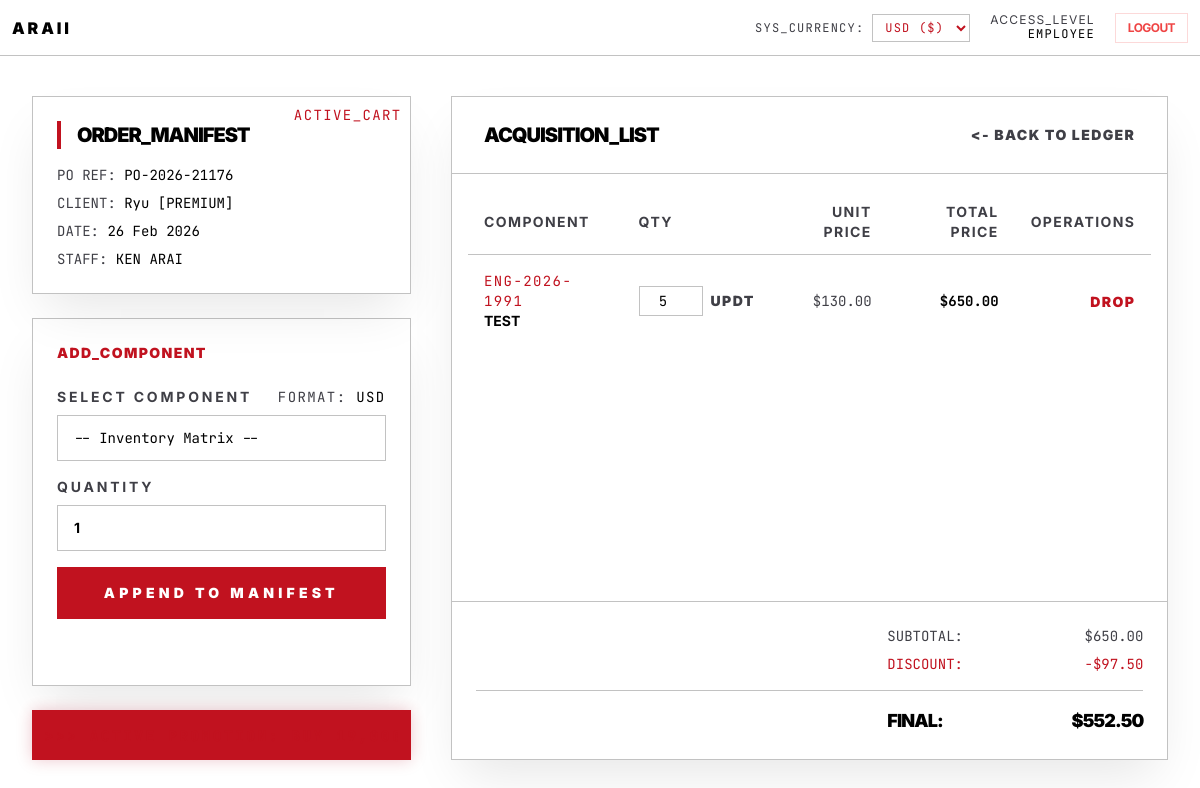
The page /order_terminal.php?id=11 (signed in) on the database as committed earlier.
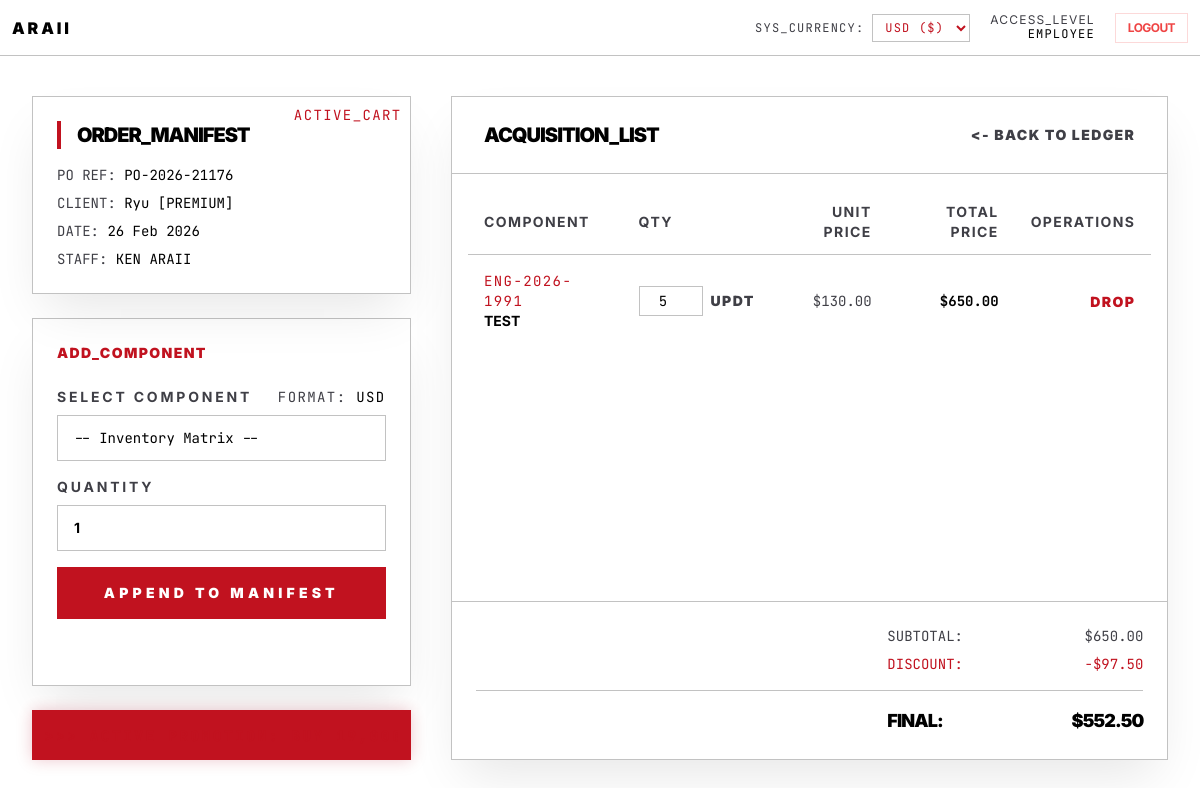
The same page on the database as committed later.
### tables this page shows
CREATE TABLE `sale_orders` (
  `order_id` int(11) NOT NULL,
  `reference_id` varchar(30) NOT NULL,
  `po_reference` varchar(50) DEFAULT NULL,
  `customer_id` int(11) NOT NULL,
  `employee_id` int(11) NOT NULL,
  `subtotal` decimal(12,2) DEFAULT 0.00,
  `membership_discount` decimal(12,2) DEFAULT 0.00,
  `special_discount` decimal(12,2) DEFAULT 0.00,
  `total_amount` decimal(12,2) DEFAULT 0.00,
  `order_date` timestamp NULL DEFAULT current_timestamp()
);

CREATE TABLE `employees` (
  `employee_id` int(11) NOT NULL,
  `user_id` int(11) DEFAULT NULL,
  `employee_code` varchar(20) NOT NULL,
  `name` varchar(100) NOT NULL,
  `position` varchar(100) NOT NULL,
  `is_active` tinyint(1) DEFAULT 1,
  `created_at` timestamp NULL DEFAULT current_timestamp()
);

CREATE TABLE `customers` (
  `customer_id` int(11) NOT NULL,
  `user_id` int(11) DEFAULT NULL,
  `customer_code` varchar(20) NOT NULL,
  `contact_name` varchar(150) NOT NULL,
  `address` text NOT NULL,
  `membership_level` enum('STANDARD','PREMIUM','ELITE') DEFAULT 'STANDARD',
  `created_at` timestamp NULL DEFAULT current_timestamp()
);

### config/currency.php (called while the page is built, shortened)
<?php
function formatCurrency($usd_amount) {
    $target_currency = $_SESSION['currency'];
    $rates = [
        'USD' => 1.00,
        'THB' => 34.50,
        'JPY' => 150.20
    ];
    $symbols = [
        'USD' => '$',
        'THB' => '฿',
        'JPY' => '¥'
    ];
    $rate = $rates[$target_currency];
    $symbol = $symbols[$target_currency];
    $converted_amount = $usd_amount * $rate;
    if ($target_currency === 'JPY') {
        return $symbol . number_format($converted_amount, 0);
    } else {
        return $symbol . number_format($converted_amount, 2);
    }
}
?>

### order_terminal.php (the view, shortened to what the changed rows need)
<?php
require_once "config/currency.php";
require_once "config/database.php";
$order_id = intval($_GET['id']);
$orderQuery = "
    SELECT o.*, c.contact_name, c.customer_code, c.membership_level, e.name AS employee_name
    FROM sale_orders o
    JOIN customers c ON o.customer_id = c.customer_id
    LEFT JOIN employees e ON o.employee_id = e.employee_id
    WHERE o.order_id = ?";
$stmt = $mysqli->prepare($orderQuery);
$stmt->bind_param("i", $order_id);
$stmt->execute();
$order = $stmt->get_result()->fetch_assoc();
?>
<!DOCTYPE html>
<html lang="en">
<?php
include 'partials/head.php';
?>
<body class="page-bg-cinematic bg-white text-black font-sans min-h-screen flex flex-col selection:bg-premium selection:text-white">
    <main class="flex-grow max-w-[1400px] mx-auto w-full py-10 px-8 flex flex-col lg:flex-row gap-10">
        <div class="lg:w-1/3 flex flex-col gap-6 anim-load" style="animation-delay: 0.1s;">
            <div class="bg-white border border-obsidian-edge p-6 relative shadow-2xl shadow-black/10">
                <h2 class="text-xl font-black uppercase tracking-tighter mb-4 border-l-4 border-premium pl-4">Order_Manifest</h2>
                <div class="font-mono text-sm space-y-2 text-obsidian-muted">
                    <p>PO REF: <span class="text-black"><?= htmlspecialchars($order['po_reference']) ?></span></p>
                    <p>CLIENT: <span class="text-black"><?= htmlspecialchars($order['contact_name']) ?> [<?= htmlspecialchars($order['membership_level']) ?>]</span></p>
                    <p>DATE: <span class="text-black"><?= date('d M Y', strtotime($order['order_date'])) ?></span></p>
                    <p>STAFF: <span class="text-black"><?= htmlspecialchars($order['employee_name'] ?? 'UNIDENTIFIED') ?></span></p>
                </div>
            </div>
        </div>
        <div class="lg:w-2/3 flex flex-col anim-load" style="animation-delay: 0.2s;">
            <div class="bg-white border border-obsidian-edge flex-grow flex flex-col shadow-2xl shadow-black/10">
                <div class="px-8 py-6 border-b border-obsidian-edge bg-white/[0.02] flex justify-between items-center">
                    <h2 class="text-xl font-black uppercase tracking-tighter">Acquisition_List</h2>
                </div>
                <div class="overflow-x-auto flex-grow p-4">
                    <table class="w-full text-left border-collapse">
                        <thead>
                            <tr class="text-sm uppercase tracking-widest text-obsidian-muted border-b border-obsidian-edge">
                                <th class="px-4 py-3">Component</th>
                                <th class="px-4 py-3">Qty</th>
                                <th class="px-4 py-3 text-right">Unit Price</th>
                                <th class="px-4 py-3 text-right">Total Price</th>
                                <th class="px-4 py-3 text-right">Operations</th>
                            </tr>
                        </thead>
                    </table>
                </div>
                <div class="border-t border-obsidian-edge p-6 bg-white/50">
                    <div class="flex justify-end mb-2">
                        <div class="w-64 flex justify-between text-sm font-mono text-obsidian-muted">
                            <span>SUBTOTAL:</span>
                            <span><?= formatCurrency($order['subtotal']) ?></span>
                        </div>
                    </div>
                    <div class="flex justify-end mb-4 border-b border-obsidian-edge pb-4">
                        <div class="w-64 flex justify-between text-sm font-mono text-premium">
                            <span>DISCOUNT:</span>
                            <span>-<?= formatCurrency($order['membership_discount'] + $order['special_discount']) ?></span>
                        </div>
                    </div>
                    <div class="flex justify-end">
                        <div class="w-64 flex justify-between text-lg font-black tracking-tighter">
                            <span>FINAL:</span>
                            <span><?= formatCurrency($order['total_amount']) ?></span>
                        </div>
                    </div>
                </div>
            </div>
        </div>
    </main>
</body>
</html>

Rows that differ between the two databases and show on the page:
changed through a linked row, sale_orders "Ryu": employee.name "KEN ARAI" → "KEN ARAII"
